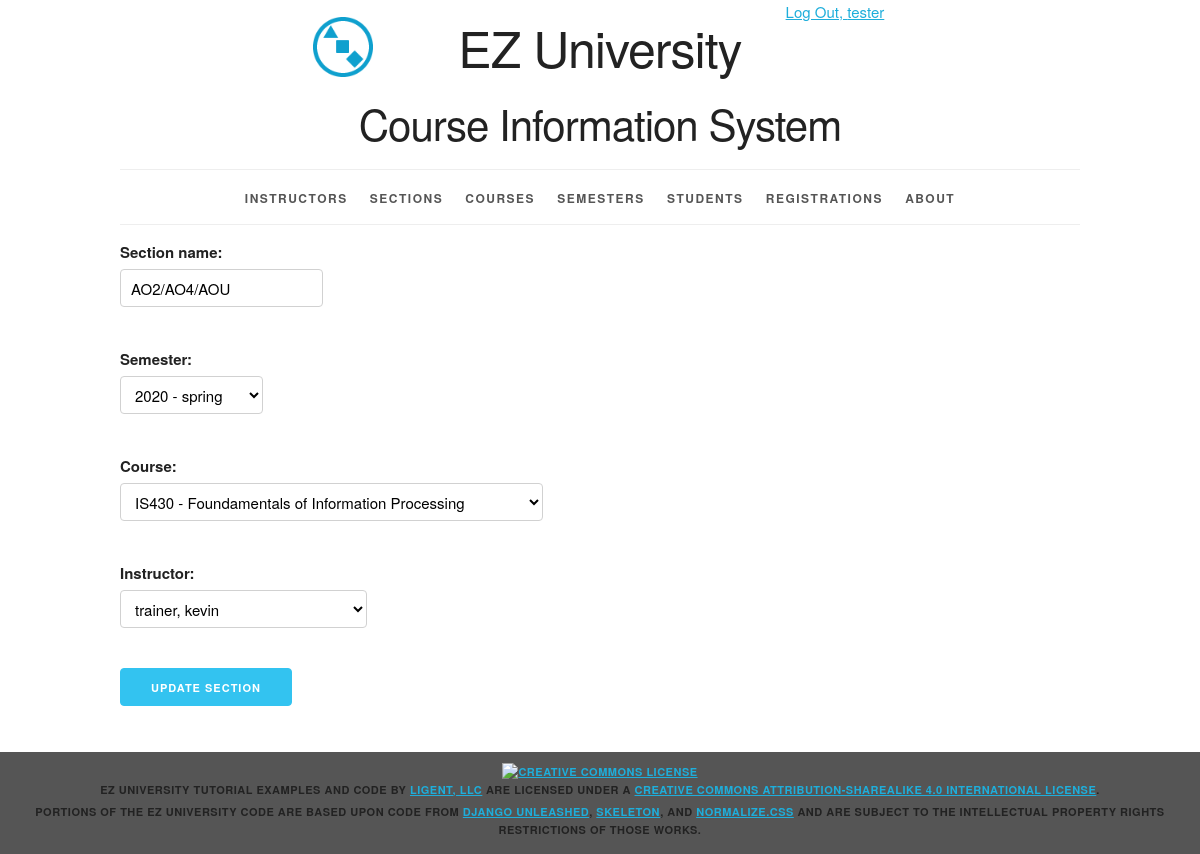
/section/1/update/ (signed in), run on the app's committed database.
### courseinfo/models.py (models this page shows, shortened)
class Section(models.Model):
    section_id = models.AutoField(primary_key=True)
    section_name = models.CharField(max_length=20)
    semester = models.ForeignKey(Semester, related_name='sections', on_delete=models.PROTECT)
    course = models.ForeignKey(Course, related_name='sections', on_delete=models.PROTECT)
    instructor = models.ForeignKey(Instructor, related_name='sections', on_delete=models.PROTECT)
    def get_update_url(self):
        return reverse('courseinfo_section_update_urlpattern',
                       kwargs={'pk': self.pk})
    class Meta:
        ordering = ['course', 'section_name', 'semester']
        constraints = [
            UniqueConstraint(fields=['semester', 'course', 'section_name'],
                             name='unique_section')
        ]

class Semester(models.Model):
    semester_id = models.AutoField(primary_key=True)
    year = models.ForeignKey(Year, related_name='semesters', on_delete=models.PROTECT)
    period = models.ForeignKey(Period, related_name='semesters', on_delete=models.PROTECT)
    def __str__(self):
        return '%s - %s' %(self.year.year, self.period.period_name)
    class Meta:
        ordering = ['year__year', 'period__period_sequence']
        constraints = [
            UniqueConstraint(fields=['year', 'period'], name='unique_semester')
        ]

### courseinfo/views.py (the view)
class SectionUpdate(LoginRequiredMixin, PermissionRequiredMixin, UpdateView):
    form_class = SectionForm
    model = Section
    template_name = 'courseinfo/section_form_update.html'
    permission_required = 'courseinfo.change_section'

### courseinfo/forms.py (shortened to what this page needs)
class SectionForm(forms.ModelForm):
    class Meta:
        model = Section
        fields = '__all__'

### courseinfo/models.py (called while the page is built)
    def __str__(self):
        return '%s - %s' % (self.course_number, self.course_name)

    def __str__(self):
        result = ''
        if self.disambiguator == '':
            result = '%s, %s' % (self.last_name, self.first_name)
        else:
            result = '%s, %s (%s)' % (self.last_name, self.first_name, self.disambiguator)
        return result

### courseinfo/templates/courseinfo/section_form_update.html (shortened to what this page needs)
{% extends 'courseinfo/base.html' %}
{% block content %}
    <form
        action="{{ section.get_update_url }}"
        method="post">
        {{ form.as_p }}
        <button type="submit" class="button button-primary">Update Section</button>
    </form>
{% endblock %}

### courseinfo/templates/courseinfo/base.html (shortened to what this page needs)
{% load static %}
<!DOCTYPE html>
<html lang="en">
<head>
    <link rel="stylesheet" type="text/css"
          href="{% static 'coursinfo/normalize.css' %}">
    <link rel="stylesheet" type="text/css"
          href="{% static 'courseinfo/skeleton.css' %}">
    <link rel="stylesheet" type="text/css"
          href="{% static 'courseinfo/style.css' %}">
</head>
<body>
<div class="container">
    <div class="status row">
        <div class="offset-by-eight four columns">
            <ul class="inline">
                {% if user.is_authenticated %}
                    <li><a href="{% url 'logout_urlpattern' %}">
                        Log Out, {{ user.get_username }}</a></li>
                {% else %}
                    <li><a href="{% url 'login_urlpattern' %}">
                        Log In</a></li>
                {% endif %}
            </ul>
        </div>
    </div>
    <header class="row">
        <div class="offset-by-one ten columns">
            <h1 class="logo">EZ University</h1>
            <h2>Course Information System</h2>
        </div>
    </header>
    <nav>
        <ul>
            {% if perms.courseinfo.view_instructor %}
                <li>
                    <a href="{% url 'courseinfo_instructor_list_urlpattern' %}">
                        Instructors</a></li>
            {% endif %}
            {% if perms.courseinfo.view_section %}
                <li>
                    <a href="{% url 'courseinfo_section_list_urlpattern' %}">
                        Sections</a></li>
            {% endif %}
            {% if perms.courseinfo.view_course %}
                <li>
                    <a href="{% url 'courseinfo_course_list_urlpattern' %}">
                        Courses</a></li>
            {% endif %}
            {% if perms.courseinfo.view_semester %}
                <li>
                    <a href="{% url 'courseinfo_semester_list_urlpattern' %}">
                        Semesters</a></li>
            {% endif %}
            {% if perms.courseinfo.view_student %}
                <li>
                    <a href="{% url 'courseinfo_student_list_urlpattern' %}">
                        Students</a></li>
            {% endif %}
            {% if perms.courseinfo.view_registration %}
                <li>
                    <a href="{% url 'courseinfo_registration_list_urlpattern' %}">
                        Registrations</a></li>
            {% endif %}
            <li>
                <a href="{% url 'about_urlpattern' %}">
                    About</a></li>
        </ul>
    </nav>
    <main>
        {% block content %}{% endblock %}
    </main>
</div>
<footer>
    <p>
        <a rel="license" href="http://creativecommons.org/licenses/by-sa/4.0/">
            <img alt="Creative Commons License" style="border-width:0"
                 src="https://i.creativecommons.org/l/by-sa/4.0/88x31.png"/>
        </a><br/><span property="dct:title">EZ University Tutorial Examples and Code</span>
        by
        <a href="https://www.ligent.net" property="cc:attributionName"
           rel="cc:attributionURL">Ligent, LLC</a> are licensed under a
        <a rel="license" href="http://creativecommons.org/licenses/by-sa/4.0/">Creative Commons Attribution-ShareAlike
            4.0 International License</a>.
    </p>
    <p>Portions of the EZ University code are based upon code from
        <a href="https://django-unleashed.com">Django Unleashed</a>,
        <a href="http://getskeleton.com/">Skeleton</a>, and
        <a href="https://necolas.github.io/normalize.css/">Normalize.css</a> and
        are subject to the intellectual property rights restrictions of those works.
    </p>
</footer>
</body>
</html>

### courseinfo/static/courseinfo/skeleton.css (style rules this page uses)
.container { position: relative; width: 100%; max-width: 960px; margin: 0 auto; padding: 0 20px; box-sizing: border-box; }
.column, .columns { width: 100%; float: left; box-sizing: border-box; }
@media (min-width: 400px) { .container { width: 85%; padding: 0; } }
@media (min-width: 550px) { .container { width: 80%; } }
@media (min-width: 550px) { .column, .columns { margin-left: 4%; } }
@media (min-width: 550px) { .column:first-child, .columns:first-child { margin-left: 0; } }
@media (min-width: 550px) { .four.columns { width: 30.6666666667%; } }
@media (min-width: 550px) { .ten.columns { width: 82.6666666667%; } }
@media (min-width: 550px) { .offset-by-one.column, .offset-by-one.columns { margin-left: 8.66666666667%; } }
@media (min-width: 550px) { .offset-by-eight.column, .offset-by-eight.columns { margin-left: 69.3333333333%; } }
html { font-size: 62.5%; }
body { font-size: 1.5em; line-height: 1.6; font-weight: 400; font-family: "Raleway", "HelveticaNeue", "Helvetica Neue", Helvetica, Arial, sans-serif; color: #222; }
h1, h2, h3, h4, h5, h6 { margin-top: 0; margin-bottom: 2rem; font-weight: 300; }
h1 { font-size: 4.0rem; line-height: 1.2; letter-spacing: -.1rem; }
h2 { font-size: 3.6rem; line-height: 1.25; letter-spacing: -.1rem; }
@media (min-width: 550px) { h1 { font-size: 5.0rem; } }
@media (min-width: 550px) { h2 { font-size: 4.2rem; } }
p { margin-top: 0; }
a { color: #1EAEDB; }
.button, button, input[type="submit"], input[type="reset"], input[type="button"] { display: inline-block; height: 38px; padding: 0 30px; color: #555; text-align: center; font-size: 11px; font-weight: 600; line-height: 38px; letter-spacing: .1rem; text-transform: uppercase; text-decoration: none; white-space: nowrap; background-color: transparent; border-radius: 4px; border: 1px solid #bbb; cursor: pointer; box-sizing: border-box; }
.button.button-primary, button.button-primary, input[type="submit"].button-primary, input[type="reset"].button-primary, input[type="button"].button-primary { color: #FFF; background-color: #33C3F0; border-color: #33C3F0; }
input[type="email"], input[type="number"], input[type="search"], input[type="text"], input[type="tel"], input[type="url"], input[type="password"], textarea, select { height: 38px; padding: 6px 10px; background-color: #fff; border: 1px solid #D1D1D1; border-radius: 4px; box-shadow: none; box-sizing: border-box; }
input[type="email"], input[type="number"], input[type="search"], input[type="text"], input[type="tel"], input[type="url"], input[type="password"], textarea { -webkit-appearance: none; -moz-appearance: none; appearance: none; }
label, legend { display: block; margin-bottom: .5rem; font-weight: 600; }
ul { list-style: circle inside; }
ol, ul { padding-left: 0; margin-top: 0; }
li { margin-bottom: 1rem; }
button, .button { margin-bottom: 1rem; }
input, textarea, select, fieldset { margin-bottom: 1.5rem; }
pre, blockquote, dl, figure, table, p, ul, ol, form { margin-bottom: 2.5rem; }
.container:after, .row:after, .u-cf { content: ""; display: table; clear: both; }

### data on the page
Section: section_name "AO2/AO4/AOU", course "IS430 - Foundamentals of Information Processing", instructor "trainer, kevin"
Semester: semester "2020 - spring"

### other printed values
{{ user.get_username }} "tester"
